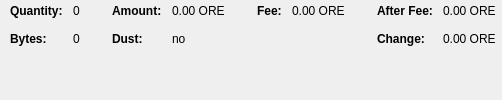
                                    <widget class="QWidget" name="widgetCoinControl" native="true">
                                        <property name="sizePolicy">
                                            <sizepolicy hsizetype="Preferred" vsizetype="Preferred">
                                                <horstretch>0</horstretch>
                                                <verstretch>0</verstretch>
                                            </sizepolicy>
                                        </property>
                                        <property name="minimumSize">
                                            <size>
                                                <width>0</width>
                                                <height>0</height>
                                            </size>
                                        </property>
                                        <property name="styleSheet">
                                            <string notr="true"/>
                                        </property>
                                        <layout class="QHBoxLayout" name="horizontalLayoutCoinControl5">
                                            <property name="leftMargin">
                                                <number>0</number>
                                            </property>
                                            <property name="topMargin">
                                                <number>0</number>
                                            </property>
                                            <property name="rightMargin">
                                                <number>0</number>
                                            </property>
                                            <property name="bottomMargin">
                                                <number>0</number>
                                            </property>
                                            <item>
                                                <layout class="QHBoxLayout" name="horizontalLayoutCoinControl3" stretch="0,0,0,1">
                                                    <property name="spacing">
                                                        <number>20</number>
                                                    </property>
                                                    <property name="topMargin">
                                                        <number>0</number>
                                                    </property>
                                                    <property name="bottomMargin">
                                                        <number>10</number>
                                                    </property>
                                                    <item>
                                                        <layout class="QFormLayout" name="formLayoutCoinControl1">
                                                            <property name="horizontalSpacing">
                                                                <number>10</number>
                                                            </property>
                                                            <property name="verticalSpacing">
                                                                <number>14</number>
                                                            </property>
                                                            <property name="leftMargin">
                                                                <number>10</number>
                                                            </property>
                                                            <property name="topMargin">
                                                                <number>4</number>
                                                            </property>
                                                            <property name="rightMargin">
                                                                <number>6</number>
                                                            </property>
                                                            <item row="0" column="0">
                                                                <widget class="QLabel" name="labelCoinControlQuantityText">
                                                                    <property name="font">
                                                                        <font>
                                                                            <weight>75</weight>
                                                                            <bold>true</bold>
                                                                        </font>
                                                                    </property>
                                                                    <property name="text">
                                                                        <string>Quantity:</string>
                                                                    </property>
                                                                    <property name="margin">
                                                                        <number>0</number>
                                                                    </property>
                                                                </widget>
                                                            </item>
                                                            <item row="0" column="1">
                                                                <widget class="QLabel" name="labelCoinControlQuantity">
                                                                    <property name="cursor">
                                                                        <cursorShape>IBeamCursor</cursorShape>
                                                                    </property>
                                                                    <property name="contextMenuPolicy">
                                                                        <enum>Qt::ActionsContextMenu</enum>
                                                                    </property>
                                                                    <property name="text">
                                                                        <string notr="true">0</string>
                                                                    </property>
                                                                    <property name="margin">
                                                                        <number>0</number>
                                                                    </property>
                                                                    <property name="textInteractionFlags">
                                                                        <set>Qt::LinksAccessibleByMouse|Qt::TextSelectableByKeyboard|Qt::TextSelectableByMouse</set>
                                                                    </property>
                                                                </widget>
                                                            </item>
                                                            <item row="1" column="0">
                                                                <widget class="QLabel" name="labelCoinControlBytesText">
                                                                    <property name="font">
                                                                        <font>
                                                                            <weight>75</weight>
                                                                            <bold>true</bold>
                                                                        </font>
                                                                    </property>
                                                                    <property name="text">
                                                                        <string>Bytes:</string>
                                                                    </property>
                                                                </widget>
                                                            </item>
                                                            <item row="1" column="1">
                                                                <widget class="QLabel" name="labelCoinControlBytes">
                                                                    <property name="cursor">
                                                                        <cursorShape>IBeamCursor</cursorShape>
                                                                    </property>
                                                                    <property name="contextMenuPolicy">
                                                                        <enum>Qt::ActionsContextMenu</enum>
                                                                    </property>
                                                                    <property name="text">
                                                                        <string notr="true">0</string>
                                                                    </property>
                                                                    <property name="textInteractionFlags">
                                                                        <set>Qt::LinksAccessibleByMouse|Qt::TextSelectableByKeyboard|Qt::TextSelectableByMouse</set>
                                                                    </property>
                                                                </widget>
                                                            </item>
                                                        </layout>
                                                    </item>
                                                    <item>
                                                        <layout class="QFormLayout" name="formLayoutCoinControl2">
                                                            <property name="horizontalSpacing">
                                                                <number>10</number>
                                                            </property>
                                                            <property name="verticalSpacing">
                                                                <number>14</number>
                                                            </property>
                                                            <property name="leftMargin">
                                                                <number>6</number>
                                                            </property>
                                                            <property name="topMargin">
                                                                <number>4</number>
                                                            </property>
                                                            <property name="rightMargin">
                                                                <number>6</number>
                                                            </property>
                                                            <item row="0" column="0">
                                                                <widget class="QLabel" name="labelCoinControlAmountText">
                                                                    <property name="font">
                                                                        <font>
                                                                            <weight>75</weight>
                                                                            <bold>true</bold>
                                                                        </font>
                                                                    </property>
                                                                    <property name="text">
                                                                        <string>Amount:</string>
                                                                    </property>
                                                                    <property name="margin">
                                                                        <number>0</number>
                                                                    </property>
                                                                </widget>
                                                            </item>
                                                            <item row="0" column="1">
                                                                <widget class="QLabel" name="labelCoinControlAmount">
                                                                    <property name="cursor">
                                                                        <cursorShape>IBeamCursor</cursorShape>
                                                                    </property>
                                                                    <property name="contextMenuPolicy">
                                                                        <enum>Qt::ActionsContextMenu</enum>
                                                                    </property>
                                                                    <property name="text">
                                                                        <string notr="true">0.00 ORE</string>
                                                                    </property>
                                                                    <property name="textInteractionFlags">
                                                                        <set>Qt::LinksAccessibleByMouse|Qt::TextSelectableByKeyboard|Qt::TextSelectableByMouse</set>
                                                                    </property>
                                                                </widget>
                                                            </item>
                                                            <item row="1" column="0">
                                                                <widget class="QLabel" name="labelCoinControlLowOutputText">
                                                                    <property name="font">
                                                                        <font>
                                                                            <weight>75</weight>
                                                                            <bold>true</bold>
                                                                        </font>
                                                                    </property>
                                                                    <property name="text">
                                                                        <string>Dust:</string>
                                                                    </property>
                                                                </widget>
                                                            </item>
                                                            <item row="1" column="1">
                                                                <widget class="QLabel" name="labelCoinControlLowOutput">
                                                                    <property name="cursor">
                                                                        <cursorShape>IBeamCursor</cursorShape>
                                                                    </property>
                                                                    <property name="contextMenuPolicy">
                                                                        <enum>Qt::ActionsContextMenu</enum>
                                                                    </property>
                                                                    <property name="text">
                                                                        <string notr="true">no</string>
                                                                    </property>
                                                                    <property name="textInteractionFlags">
                                                                        <set>Qt::LinksAccessibleByMouse|Qt::TextSelectableByKeyboard|Qt::TextSelectableByMouse</set>
                                                                    </property>
                                                                </widget>
                                                            </item>
                                                        </layout>
                                                    </item>
                                                    <item>
                                                        <layout class="QFormLayout" name="formLayoutCoinControl3">
                                                            <property name="horizontalSpacing">
                                                                <number>10</number>
                                                            </property>
                                                            <property name="verticalSpacing">
                                                                <number>14</number>
                                                            </property>
                                                            <property name="leftMargin">
                                                                <number>6</number>
                                                            </property>
                                                            <property name="topMargin">
                                                                <number>4</number>
                                                            </property>
                                                            <property name="rightMargin">
                                                                <number>6</number>
                                                            </property>
                                                            <item row="0" column="0">
                                                                <widget class="QLabel" name="labelCoinControlFeeText">
                                                                    <property name="font">
                                                                        <font>
                                                                            <weight>75</weight>
                                                                            <bold>true</bold>
                                                                        </font>
                                                                    </property>
                                                                    <property name="text">
                                                                        <string>Fee:</string>
                                                                    </property>
                                                                    <property name="margin">
                                                                        <number>0</number>
                                                                    </property>
                                                                </widget>
                                                            </item>
                                                            <item row="0" column="1">
                                                                <widget class="QLabel" name="labelCoinControlFee">
                                                                    <property name="cursor">
                                                                        <cursorShape>IBeamCursor</cursorShape>
                                                                    </property>
                                                                    <property name="contextMenuPolicy">
                                                                        <enum>Qt::ActionsContextMenu</enum>
                                                                    </property>
                                                                    <property name="text">
                                                                        <string notr="true">0.00 ORE</string>
                                                                    </property>
                                                                    <property name="textInteractionFlags">
                                                                        <set>Qt::LinksAccessibleByMouse|Qt::TextSelectableByKeyboard|Qt::TextSelectableByMouse</set>
                                                                    </property>
                                                                </widget>
                                                            </item>
                                                        </layout>
                                                    </item>
                                                    <item>
                                                        <layout class="QFormLayout" name="formLayoutCoinControl4">
                                                            <property name="horizontalSpacing">
                                                                <number>10</number>
                                                            </property>
                                                            <property name="verticalSpacing">
                                                                <number>14</number>
                                                            </property>
                                                            <property name="leftMargin">
                                                                <number>6</number>
                                                            </property>
                                                            <property name="topMargin">
                                                                <number>4</number>
                                                            </property>
                                                            <property name="rightMargin">
                                                                <number>6</number>
                                                            </property>
                                                            <item row="0" column="0">
                                                                <widget class="QLabel" name="labelCoinControlAfterFeeText">
                                                                    <property name="font">
                                                                        <font>
                                                                            <weight>75</weight>
                                                                            <bold>true</bold>
                                                                        </font>
                                                                    </property>
                                                                    <property name="text">
                                                                        <string>After Fee:</string>
                                                                    </property>
                                                                    <property name="margin">
                                                                        <number>0</number>
                                                                    </property>
                                                                </widget>
                                                            </item>
                                                            <item row="0" column="1">
                                                                <widget class="QLabel" name="labelCoinControlAfterFee">
                                                                    <property name="cursor">
                                                                        <cursorShape>IBeamCursor</cursorShape>
                                                                    </property>
                                                                    <property name="contextMenuPolicy">
                                                                        <enum>Qt::ActionsContextMenu</enum>
                                                                    </property>
                                                                    <property name="text">
                                                                        <string notr="true">0.00 ORE</string>
                                                                    </property>
                                                                    <property name="textInteractionFlags">
                                                                        <set>Qt::LinksAccessibleByMouse|Qt::TextSelectableByKeyboard|Qt::TextSelectableByMouse</set>
                                                                    </property>
                                                                </widget>
                                                            </item>
                                                            <item row="1" column="0">
                                                                <widget class="QLabel" name="labelCoinControlChangeText">
                                                                    <property name="font">
                                                                        <font>
                                                                            <weight>75</weight>
                                                                            <bold>true</bold>
                                                                        </font>
                                                                    </property>
                                                                    <property name="text">
                                                                        <string>Change:</string>
                                                                    </property>
                                                                </widget>
                                                            </item>
                                                            <item row="1" column="1">
                                                                <widget class="QLabel" name="labelCoinControlChange">
                                                                    <property name="cursor">
                                                                        <cursorShape>IBeamCursor</cursorShape>
                                                                    </property>
                                                                    <property name="contextMenuPolicy">
                                                                        <enum>Qt::ActionsContextMenu</enum>
                                                                    </property>
                                                                    <property name="text">
                                                                        <string notr="true">0.00 ORE</string>
                                                                    </property>
                                                                    <property name="textInteractionFlags">
                                                                        <set>Qt::LinksAccessibleByMouse|Qt::TextSelectableByKeyboard|Qt::TextSelectableByMouse</set>
                                                                    </property>
                                                                </widget>
                                                            </item>
                                                        </layout>
                                                    </item>
                                                </layout>
                                            </item>
                                        </layout>
                                    </widget>
